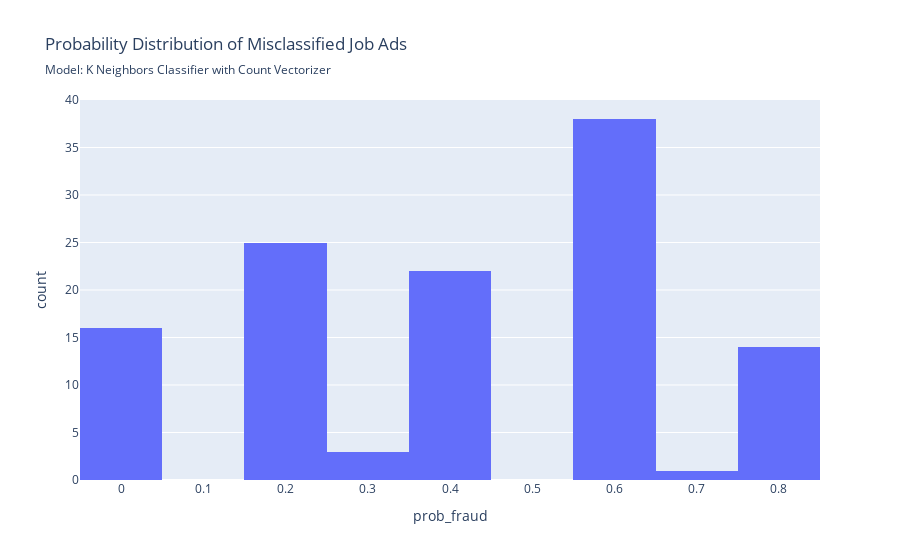

The cell this chart's notebook holds for it:
### Code cell
scores_kn_cv, res_kn_cv = evaluate_model(
    grid_kn, X_test, y_test, 
    fig_subtitle= 'K Neighbors Classifier with Count Vectorizer', 
    short_name='kn_cv', 
    save_figs=True,
    return_misclassified = False,
    return_all_results = True
)

### Figure 1 — Plotly figure (JSON) as saved in the notebook; plotly's stock layout.template omitted (floating-point values rounded to 4 significant figures)
{"data": [{"bingroup": "x", "hovertemplate": "prob_fraud=%{x}<br>count=%{y}<extra></extra>", "legendgroup": "", "marker": {"color": "#636efa", "pattern": {"shape": ""}}, "name": "", "orientation": "v", "showlegend": false, "type": "histogram", "x": [0.6132, 0.4006, 0.6015, 0.2002, 0.2003, 0.6044, 0.1983, 0.5999, 0.4006, 0.4037, 0.2028, 0.0, 0.1997, 0.0, 0.0, 0.4067, 0.6011, 0.3972, 0.4008, 0.0, 0.6035, 0.8011, 0.0, 0.5996, 0.6086, 0.7999, 0.7991, 0.2005, 0.6012, 0.2022, 0.6044, 0.3392, 0.4081, 0.4114, 0.6001, 0.2006, 0.406, 0.2082, 0.8027, 0.157, 0.615, 0.6169, 0.4263, 0.0, 0.1991, 0.8012, 0.4003, 0.2552, 0.6044, 0.4307, 0.4032, 0.5717, 0.6066, 0.0, 0.0, 0.2034, 0.8005, 0.1993, 0.6072, 0.6037, 0.0, 0.1994, 0.4045, 0.0, 0.2649, 0.3988, 0.6029, 0.5979, 0.3998, 0.6027, 0.2057, 0.8002, 0.8002, 0.1991, 0.3991, 0.8018, 0.6007, 0.5997, 0.7157, 0.1688, 0.0, 0.602, 0.8011, 0.4037, 0.2109, 0.6012, 0.4013, 0.0, 0.0, 0.5947, 0.0, 0.4448, 0.6049, 0.2011, 0.7996, 0.5968, 0.615, 0.6015, 0.2095, 0.0, 0.3988, 0.2003, 0.799, 0.4012, 0.6009, 0.6028, 0.0, 0.6097, 0.7976, 0.2006, 0.6012, 0.1998, 0.7931, 0.2369, 0.601, 0.601, 0.6008, 0.2121, 0.598], "xaxis": "x", "yaxis": "y"}], "layout": {"barmode": "relative", "legend": {"tracegroupgap": 0}, "title": {"subtitle": {"text": "Model: K Neighbors Classifier with Count Vectorizer"}, "text": "Probability Distribution of Misclassified Job Ads"}, "xaxis": {"anchor": "y", "domain": [0, 1], "title": {"text": "prob_fraud"}}, "yaxis": {"anchor": "x", "domain": [0, 1], "title": {"text": "count"}}}}
